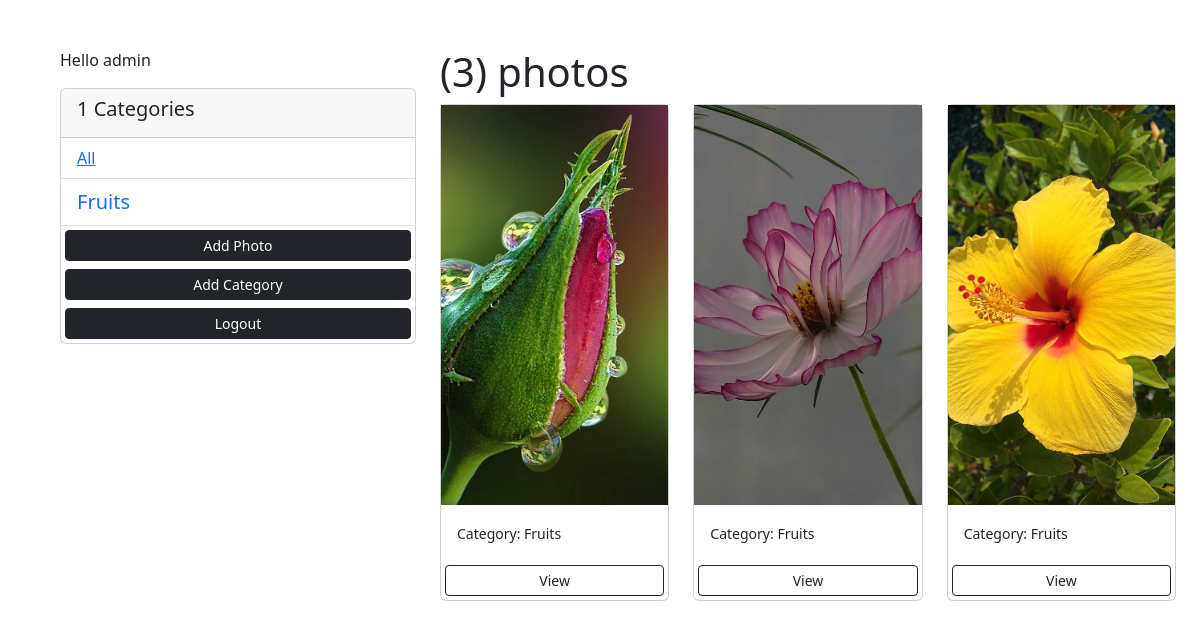
The app's page /gallary/ (signed in) with its own data.
### myapp/models.py (models this page shows, shortened)
class Category(models.Model):
     user = models.ForeignKey(User, on_delete=models.SET_NULL, null=True, blank=True)
     name = models.CharField(max_length=100,   null=False, blank=False)
     def __str__(self):
          return self.name

class Photo(models.Model):
     category = models.ForeignKey(Category, on_delete=models.SET_NULL, null=True)
     title = models.CharField(max_length=100, null=True, blank=True)
     image = models.ImageField(null=False, blank=False)
     description = models.TextField()
     created=models.DateTimeField(auto_now=True,null=True)
     updated=models.DateTimeField(auto_now=True,null=True)

### myapp/views.py (the view)
# urls.py: path('gallary/', views.gallary, name= "gallary"),
@login_required(login_url='login')
def gallary(request):
     user = request.user
     category = request.GET.get('category')
     if category == None:
          photos = Photo.objects.filter(category__user=user)
     else:
          photos = Photo.objects.filter(category__name=category, category__user=user)
     categories = Category.objects.filter(user=user)
     context = {
          'categories':categories,
          'photos':photos
     }
     return render(request, 'photos/gallary.html', context)

### myapp/templates/photos/gallary.html (shortened to what this page needs)
<!DOCTYPE html>
<html lang="en">
  <head>
    <link
      href="https://cdn.jsdelivr.net/npm/bootstrap@5.3.1/dist/css/bootstrap.min.css"
      rel="stylesheet"
    />
  </head>
  <body>
    <div class="container m-5">
      <div class="row">
        <div class="col-md-4">
          {% if request.user.is_authenticated %}
               <p>Hello {{ request.user }}</p>
          {% endif %}
          <div class="card">
            <div class="card-header">
              <h5> {{ categories.count }} Categories</h5>
            </div>
            <ul class="list-group list-group-flush">
              <li class="list-group-item">
                <a href="{% url 'gallary' %}" class="">All</a>
              </li>
              {% for category in categories %}
              <li class="list-group-item">
                <a
                  href="{% url 'gallary' %}?category={{category.name}}"
                  class="lk"
                >
                  {{ category.name }}
                </a>
              </li>
              {% endfor %}
              <a
                href="{% url 'addPhoto' %}"
                class="btn btn-block btn-dark btn-sm m-1"
                >Add Photo
              </a>
              <a
                href="{% url 'addCategory' %}"
                class="btn btn-block btn-dark btn-sm m-1"
                >Add Category
              </a>
              <a
                href="{% url 'login' %}"
                class="btn btn-block btn-dark btn-sm m-1"
                >Logout
              </a>
            </ul>
          </div>
        </div>
        <div class="col col-md-8">
          <div class="row">
            <h1>({{ photos.count }}) photos</h1>
            {% for photo in photos %}
            <div class="col-lg-4 col-sm-12 col-md-6">
              <div class="card">
                <img
                  src="{{ photo.image.url }}"
                  class="image-thumbail"
                  alt="..."
                />
                <div class="card-body">
                  <small>Category: {{ photo.category}}</small>
                </div>
                <a
                  href="{% url 'photo' photo.id %}"
                  class="btn btn-outline-dark btn-sm m-1"
                  >View</a
                >
              </div>
            </div>
            {% empty %}
            <h3>There is no any photos....</h3>
            {% endfor %}
          </div>
        </div>
      </div>
    </div>
  </body>
</html>

### myapp/templates/photos/gallary.html (style rules this page uses)
.image-thumbail { height: 400px; object-fit: cover; }
.lk { text-decoration: none; font-size: 20px; }

### records on screen
Category: name "Fruits"
Photo: image (picture), category "Fruits"
Photo: image (picture), category "Fruits"
Photo: image (picture), category "Fruits"

### other values on screen
{{ request.user }} "admin"
{{ categories.count }} "1"
{{ photos.count }} "3"
